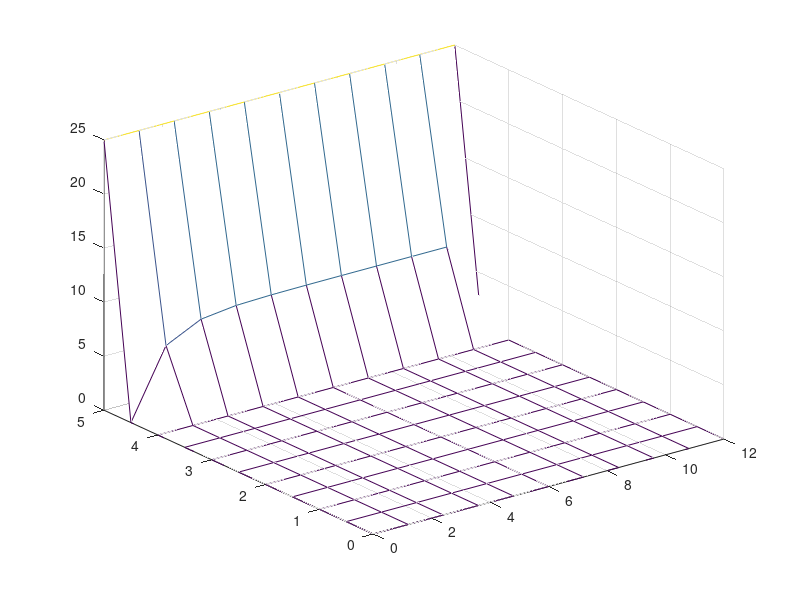

Write the MATLAB code that produced this figure.
N = 10;

Lx = 12;
Ly = 5;

dx = Lx/N;
dy = Ly/N;

x = 0:dx:Lx;
y = 0:dy:Ly;

Text = 25;

T = zeros(length(x), length(y));

% randvillkor
T(end, :) = Text;


% alla andra randvillkor är noll neumann


for i = 2:length(x) - 1
    for j = 2:length(y) - 1
        T(i, j) = 1/4 * (T(i-1, j) + T(i+1, j) + T(i, j-1) + T(i, j+1));
    end
end

figure
[xx, yy] = meshgrid(x, y);
mesh(xx, yy, T)
